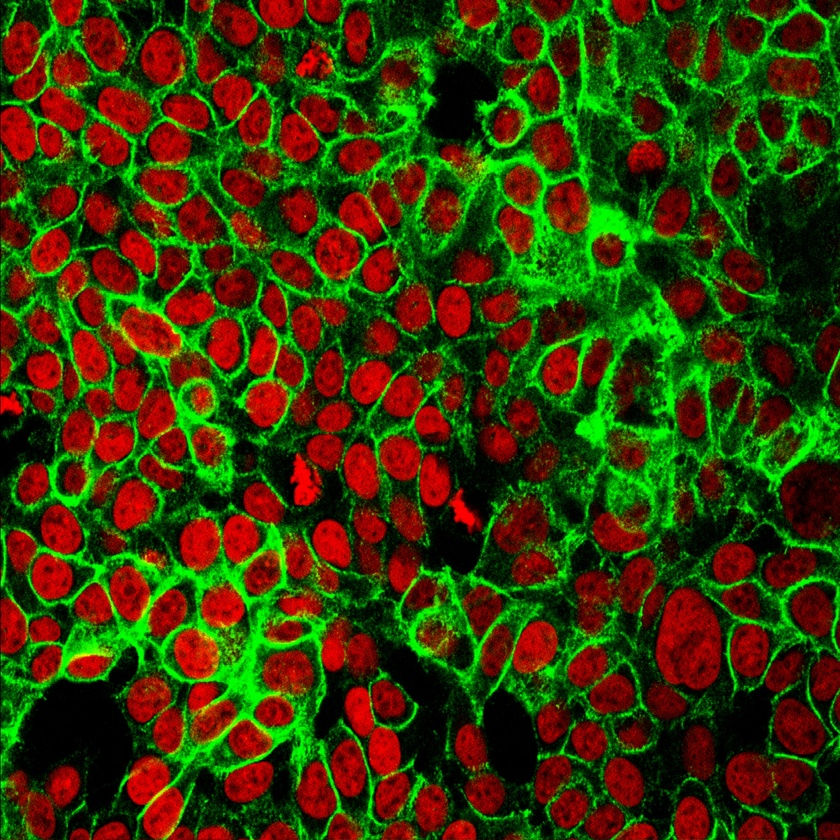
//> input picture 09清晰度评价/cell1.jpg, 840 x 840 px, shrunk from 2000 x 2000 before the run
$ ./01-1获取模糊图片组   (built with g++ and OpenCV 4)
//> lines starting //> are read from the running program, lines starting //| are printed output that depends on the picture
#include<iostream>
#include<opencv2/opencv.hpp>
#include<stdlib.h>
using namespace cv;
using namespace std;

int main()
{
	//01获取原始图片
	Mat src = imread("cell1.jpg");
//> src is the input picture: 840 rows x 840 cols, CV_8UC3; mean B, G, R 5.1, 57.3, 55

	if (!src.data)return -1;

	//02参考surf特征提取构建图像金字塔的方法，构建尺度空间参数，尺度空间选用4组4层的格局
	int octave = 4;
	int level = 4;
	double sigma;
	vector<vector<int>> scale{ {9,15,21,27},{33,45,57,69 },{81,99,117,135 },{153,177,201,225} };
	vector<vector<int>> inverse_scale{ {225,201,177,153},{135,117,99,81},{69,57,45,33},{27,21,15,9} };

	//03 构建金字塔，使用高斯滤波器处理原图像,构建尺度空间

	//模拟摄影从远到近的过程
	int num = 1;
	vector<Mat> pictures;
	Mat dst;

	for (int i = 0; i < octave; i++)
	{
		for (int j = 0; j < level; j++)
		{

			sigma = 1.2 * inverse_scale[i][j] / 9;
			GaussianBlur(src, dst, Size(inverse_scale[i][j], inverse_scale[i][j]), sigma, sigma);
			pictures.push_back(dst);


			string name = "picture" +to_string(num)+".jpg";

			imwrite(name, dst);
			num++;

		}

	}
//> this loop made 4 passes
//> (sigma, num) on passes 1 to 4: (20.4, 5), (10.8, 9), (4.4, 13), (1.2, 17)
//> after the loop, sigma = 1.2; num = 17

	//模拟最佳位置
	dst = src.clone();
	pictures.push_back(dst);
	string name = "picture" + to_string(num) + ".jpg";
//> name = "picture17.jpg"
	imwrite(name, dst);
	num++;
//> num = 18

	//模拟从近到远的过程
	for (int i = 0; i < octave; i++)
	{
		for (int j = 0; j < level; j++)
		{

			sigma = 1.2 * scale[i][j] / 9;
			GaussianBlur(src, dst, Size(scale[i][j],scale[i][j]), sigma, sigma);
			pictures.push_back(dst);


			string name = "picture" + to_string(num) + ".jpg";

			imwrite(name, dst);
			num++;

		}

	}
//> this loop made 4 passes
//> (sigma, num) on passes 1 to 4: (3.6, 22), (9.2, 26), (18, 30), (30, 34)
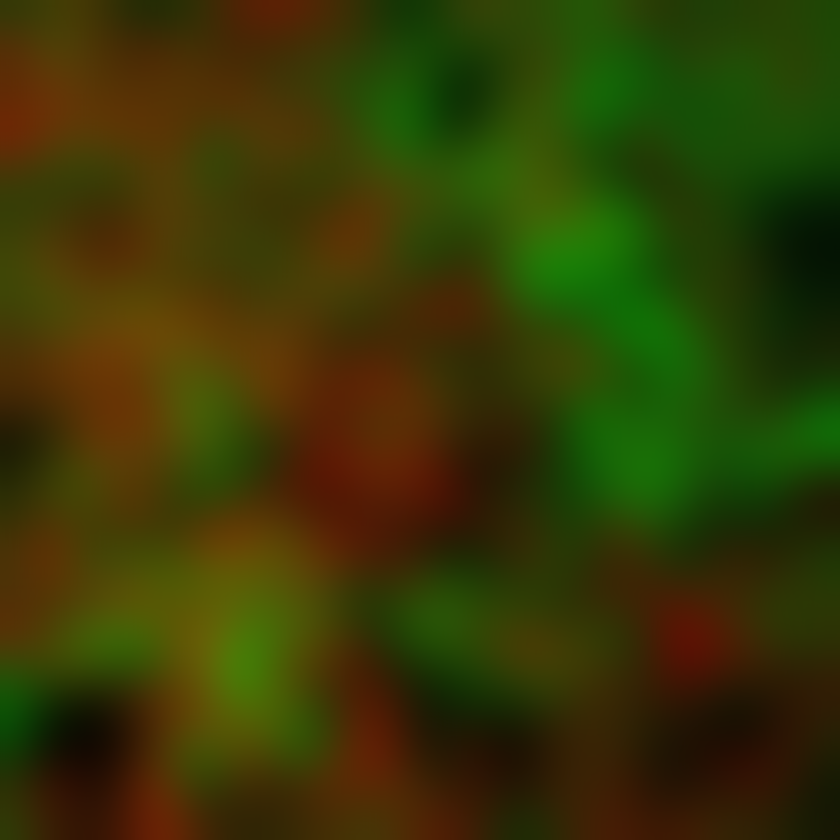
//> dst: 840 rows x 840 cols, CV_8UC3; mean B, G, R 5.1, 57.3, 55
//> after the loop, sigma = 30; num = 34

	waitKey(0);


	return 0;
}

$ run again, with 09清晰度评价/cell2.jpg copied over 09清晰度评价/cell1.jpg
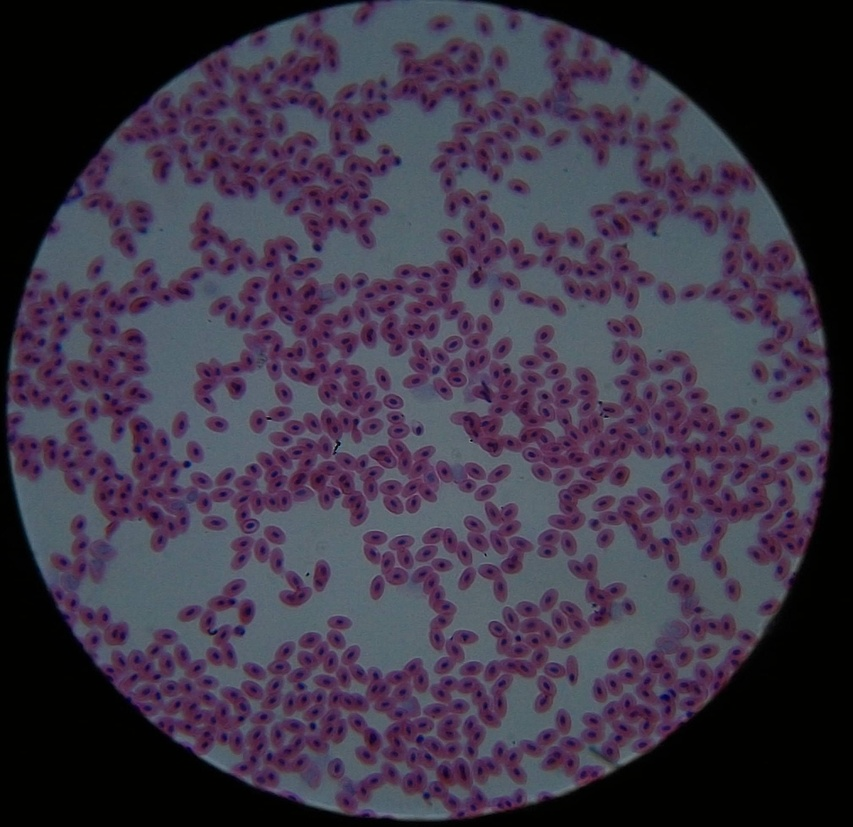
//> input picture 09清晰度评价/cell2.jpg, 853 x 827 px, shrunk from 2020 x 1957 before the run
//> src is the input picture: 827 rows x 853 cols, CV_8UC3; mean B, G, R 69.7, 53.3, 61.3
//> the loop `for (int i = 0; i < octave; i++)` made 4 passes
//> (sigma, num) on passes 1 to 4: (20.4, 5), (10.8, 9), (4.4, 13), (1.2, 17)
//> after the loop `for (int i = 0; i < octave; i++)`: sigma = 1.2; num = 17
//> name = "picture17.jpg"
//> `num++;`: num = 18
//> the loop `for (int i = 0; i < octave; i++)` made 4 passes
//> (sigma, num) on passes 1 to 4: (3.6, 22), (9.2, 26), (18, 30), (30, 34)
//> after the loop `for (int i = 0; i < octave; i++)`:
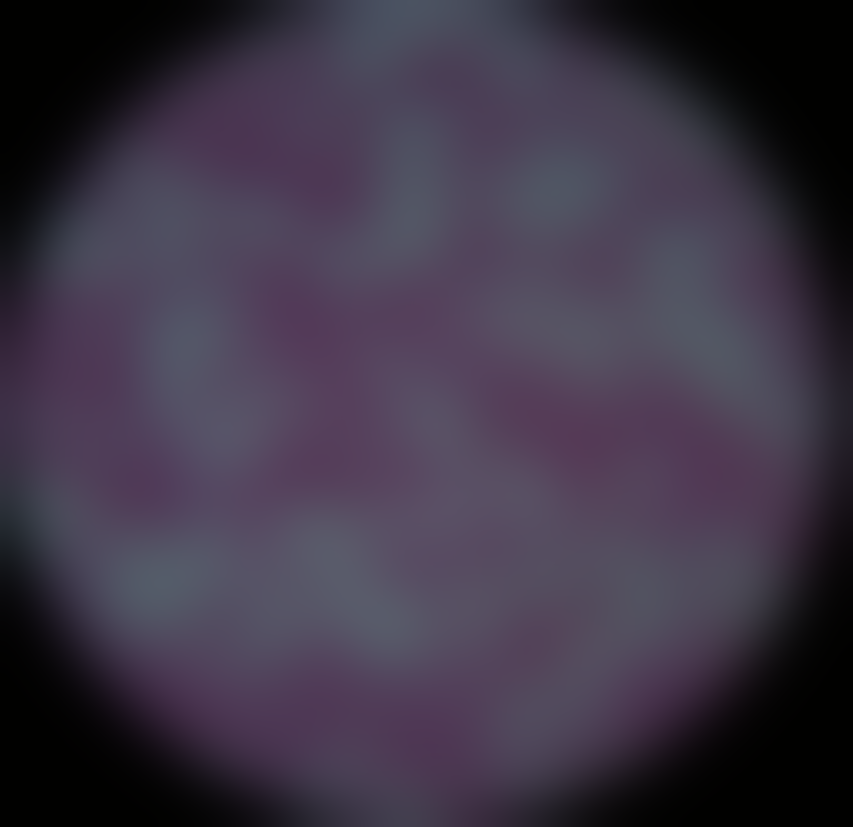
//> dst: 827 rows x 853 cols, CV_8UC3; mean B, G, R 69.8, 53.3, 61.4
//> after the loop `for (int i = 0; i < octave; i++)`: sigma = 30; num = 34

$ run again, with 09清晰度评价/cell3.jpg copied over 09清晰度评价/cell1.jpg
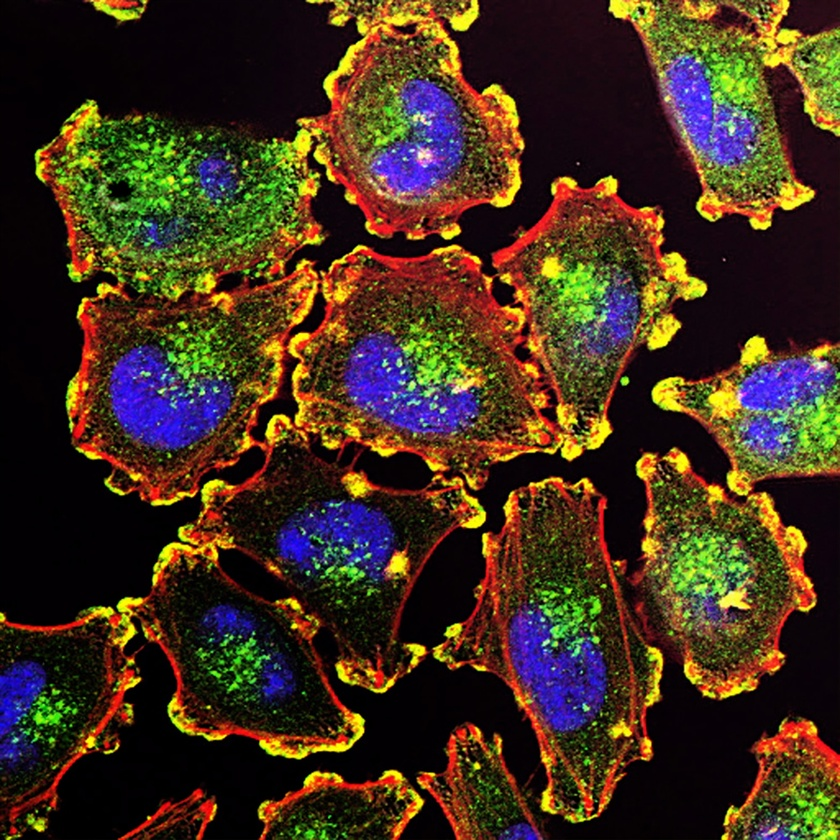
//> input picture 09清晰度评价/cell3.jpg, 840 x 840 px, shrunk from 2000 x 2000 before the run
//> src is the input picture: 840 rows x 840 cols, CV_8UC3; mean B, G, R 29.3, 48.4, 66.4
//> the loop `for (int i = 0; i < octave; i++)` made 4 passes
//> (sigma, num) on passes 1 to 4: (20.4, 5), (10.8, 9), (4.4, 13), (1.2, 17)
//> after the loop `for (int i = 0; i < octave; i++)`: sigma = 1.2; num = 17
//> name = "picture17.jpg"
//> `num++;`: num = 18
//> the loop `for (int i = 0; i < octave; i++)` made 4 passes
//> (sigma, num) on passes 1 to 4: (3.6, 22), (9.2, 26), (18, 30), (30, 34)
//> after the loop `for (int i = 0; i < octave; i++)`:
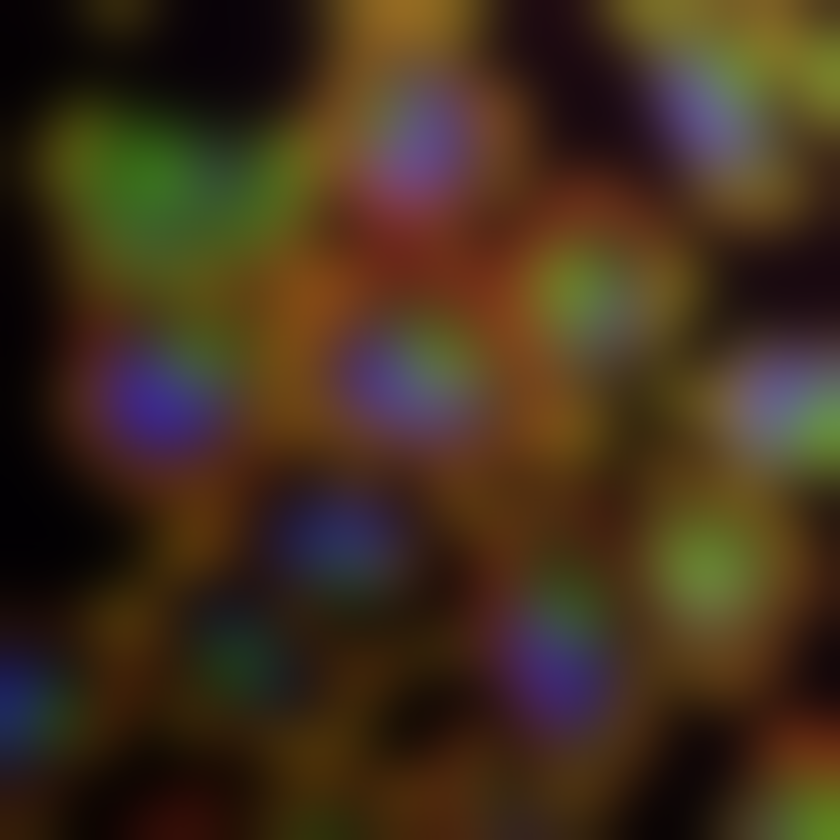
//> dst: 840 rows x 840 cols, CV_8UC3; mean B, G, R 29.3, 48.4, 66.4
//> after the loop `for (int i = 0; i < octave; i++)`: sigma = 30; num = 34

$ run again, with 09清晰度评价/gaussianNoise1.jpg copied over 09清晰度评价/cell1.jpg
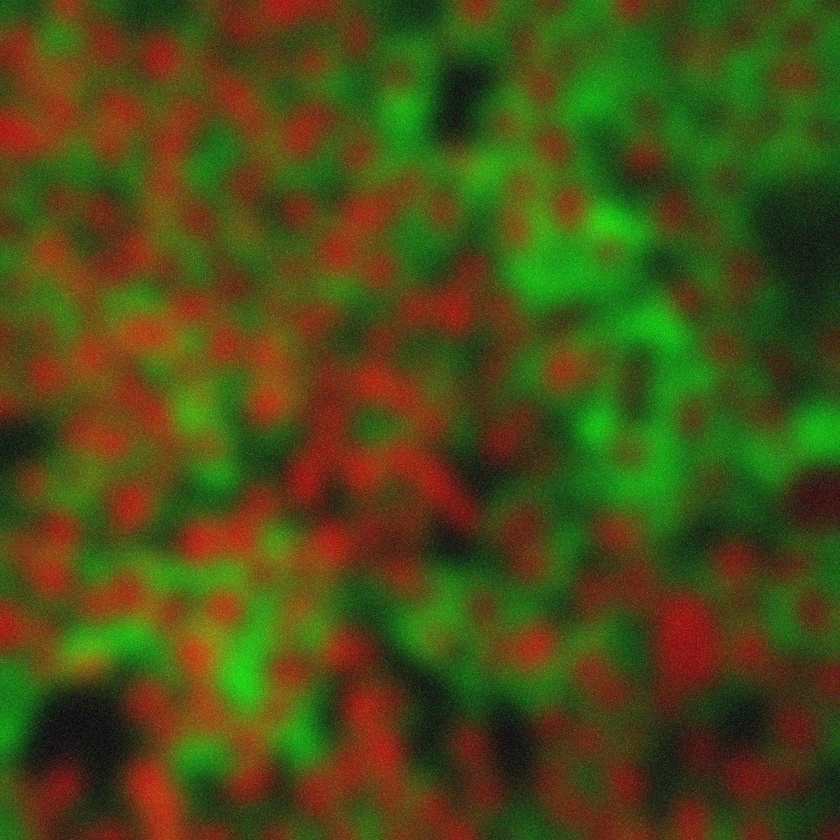
//> input picture 09清晰度评价/gaussianNoise1.jpg, 840 x 840 px, shrunk from 2000 x 2000 before the run
//> src is the input picture: 840 rows x 840 cols, CV_8UC3; mean B, G, R 22.9, 77, 73.8
//> the loop `for (int i = 0; i < octave; i++)` made 4 passes
//> (sigma, num) on passes 1 to 4: (20.4, 5), (10.8, 9), (4.4, 13), (1.2, 17)
//> after the loop `for (int i = 0; i < octave; i++)`: sigma = 1.2; num = 17
//> name = "picture17.jpg"
//> `num++;`: num = 18
//> the loop `for (int i = 0; i < octave; i++)` made 4 passes
//> (sigma, num) on passes 1 to 4: (3.6, 22), (9.2, 26), (18, 30), (30, 34)
//> after the loop `for (int i = 0; i < octave; i++)`:
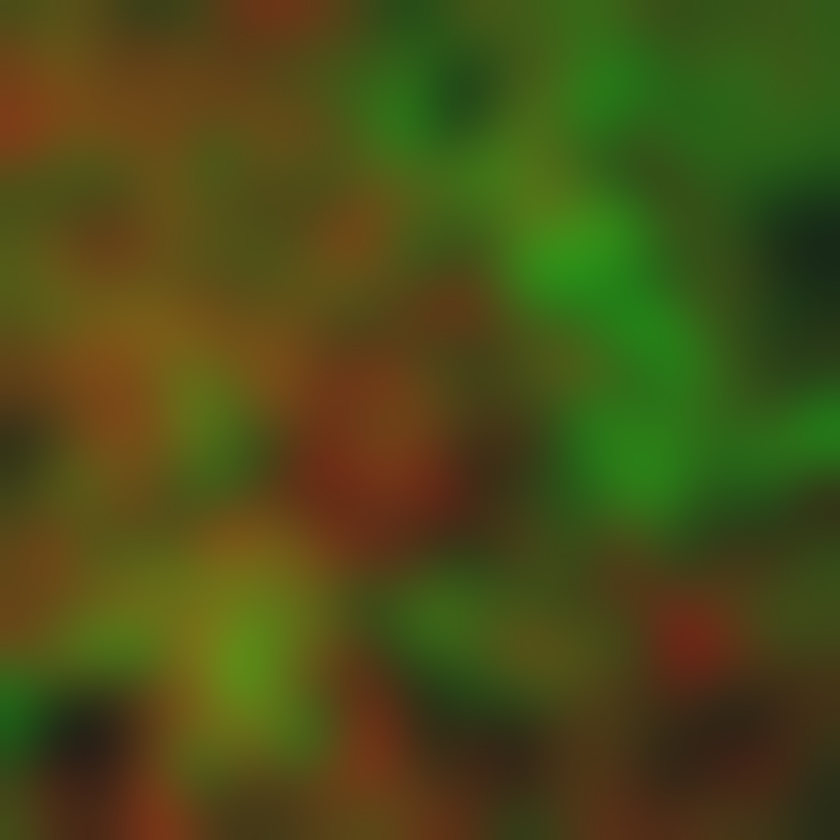
//> dst: 840 rows x 840 cols, CV_8UC3; mean B, G, R 22.8, 77, 73.9
//> after the loop `for (int i = 0; i < octave; i++)`: sigma = 30; num = 34
